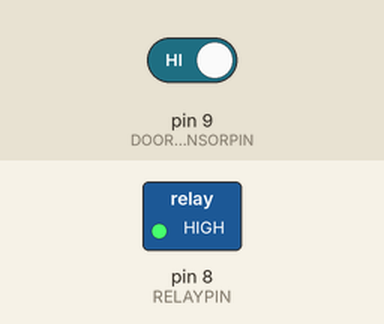
The sketch below on a simulated Arduino Uno, built with avr-gcc and run on an emulated ATmega328P. On the bench: switched loads named in the sketch (green lamp = pin HIGH). The inputs (shaded band) are chosen by the test bench; at power-on: pin 9 (DOORSENSORPIN) HIGH.

Above: at 1.2 s.
1.3 s: pin 9 (DOORSENSORPIN) driven LOW
At 4.2 s:
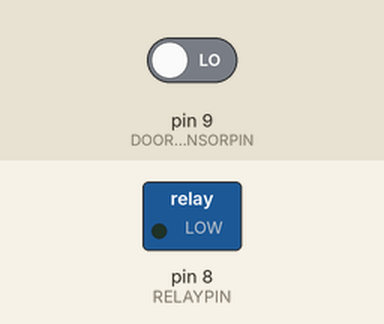
4.3 s: pin 9 (DOORSENSORPIN) driven HIGH
At 5.0 s:
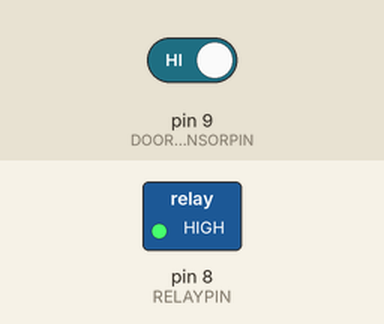
Timing chart, 0 to 7.3 s (numbered marks = the images above; inputs shaded):
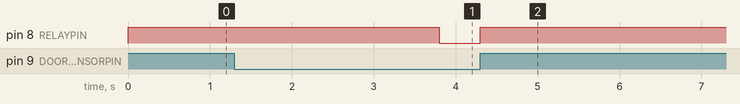

Measured:
- after the input at 1.3 s, pin 8 (RELAYPIN): HIGH → LOW after 2.5 s
- after the input at 4.3 s, pin 8 (RELAYPIN): LOW → HIGH at once

The sketch:

door_sensor.ino
```cpp
/*

 Door Sensor switch relay

 Guille W. Esteche C.
 2018-04-08
*/

#define RELAYPIN 8
#define DOORSENSORPIN 9

int relayStatus = LOW;

void setup() {

  pinMode(DOORSENSORPIN, INPUT);

  pinMode(RELAYPIN, OUTPUT);

  //Serial.begin(9600);

}

int countingZeros = 0;
int isOn = 0;
int lastStatus = 0;

void loop() {

  int currentStatus = digitalRead(DOORSENSORPIN);
  //Serial.println(currentStatus);

if (currentStatus == lastStatus)
{
  countingZeros++;
  isOn = (countingZeros < 50);
}
else
  {
    countingZeros = 0;
    isOn = true;
  }

  lastStatus = currentStatus;

  if (relayStatus != isOn)
  {
    relayStatus = isOn;
    //Serial.print("CHANGING: ");
    //Serial.println(isOn);
    digitalWrite(RELAYPIN, currentStatus);
  }

  delay(50);

}
```
